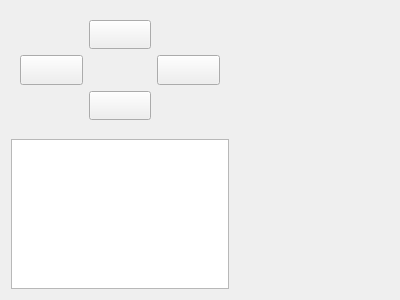
<?xml version="1.0" encoding="UTF-8"?>
<ui version="4.0">
 <class>servo</class>
 <widget class="QWidget" name="servo">
  <property name="geometry">
   <rect>
    <x>0</x>
    <y>0</y>
    <width>400</width>
    <height>300</height>
   </rect>
  </property>
  <property name="windowTitle">
   <string>servo</string>
  </property>
  <layout class="QGridLayout" name="gridLayout_2">
   <property name="spacing">
    <number>10</number>
   </property>
   <item row="2" column="0">
    <widget class="PlainTextEdit" name="logPlainTextEdit">
     <property name="sizePolicy">
      <sizepolicy hsizetype="Preferred" vsizetype="Preferred">
       <horstretch>0</horstretch>
       <verstretch>0</verstretch>
      </sizepolicy>
     </property>
     <property name="maximumSize">
      <size>
       <width>16777215</width>
       <height>150</height>
      </size>
     </property>
    </widget>
   </item>
   <item row="0" column="0" rowspan="2">
    <widget class="CardWidget" name="ctlCard">
     <layout class="QGridLayout" name="gridLayout">
      <item row="0" column="1">
       <widget class="ToolButton" name="upButton">
        <property name="sizePolicy">
         <sizepolicy hsizetype="Preferred" vsizetype="Preferred">
          <horstretch>0</horstretch>
          <verstretch>0</verstretch>
         </sizepolicy>
        </property>
       </widget>
      </item>
      <item row="1" column="2">
       <widget class="ToolButton" name="rightButton">
        <property name="sizePolicy">
         <sizepolicy hsizetype="Preferred" vsizetype="Preferred">
          <horstretch>0</horstretch>
          <verstretch>0</verstretch>
         </sizepolicy>
        </property>
       </widget>
      </item>
      <item row="1" column="0">
       <widget class="ToolButton" name="leftButton">
        <property name="sizePolicy">
         <sizepolicy hsizetype="Preferred" vsizetype="Preferred">
          <horstretch>0</horstretch>
          <verstretch>0</verstretch>
         </sizepolicy>
        </property>
       </widget>
      </item>
      <item row="2" column="1">
       <widget class="ToolButton" name="downButton">
        <property name="sizePolicy">
         <sizepolicy hsizetype="Preferred" vsizetype="Preferred">
          <horstretch>0</horstretch>
          <verstretch>0</verstretch>
         </sizepolicy>
        </property>
       </widget>
      </item>
     </layout>
    </widget>
   </item>
   <item row="0" column="1" rowspan="3">
    <widget class="HeaderCardWidget" name="setCard">
     <property name="minimumSize">
      <size>
       <width>150</width>
       <height>0</height>
      </size>
     </property>
     <property name="maximumSize">
      <size>
       <width>250</width>
       <height>16777215</height>
      </size>
     </property>
    </widget>
   </item>
  </layout>
 </widget>
 <customwidgets>
  <customwidget>
   <class>ToolButton</class>
   <extends>QToolButton</extends>
   <header>qfluentwidgets</header>
  </customwidget>
  <customwidget>
   <class>CardWidget</class>
   <extends>QFrame</extends>
   <header>qfluentwidgets</header>
   <container>1</container>
  </customwidget>
  <customwidget>
   <class>SimpleCardWidget</class>
   <extends>CardWidget</extends>
   <header>qfluentwidgets</header>
   <container>1</container>
  </customwidget>
  <customwidget>
   <class>HeaderCardWidget</class>
   <extends>SimpleCardWidget</extends>
   <header>qfluentwidgets</header>
   <container>1</container>
  </customwidget>
  <customwidget>
   <class>PlainTextEdit</class>
   <extends>QPlainTextEdit</extends>
   <header>qfluentwidgets</header>
  </customwidget>
 </customwidgets>
 <resources/>
 <connections/>
</ui>
